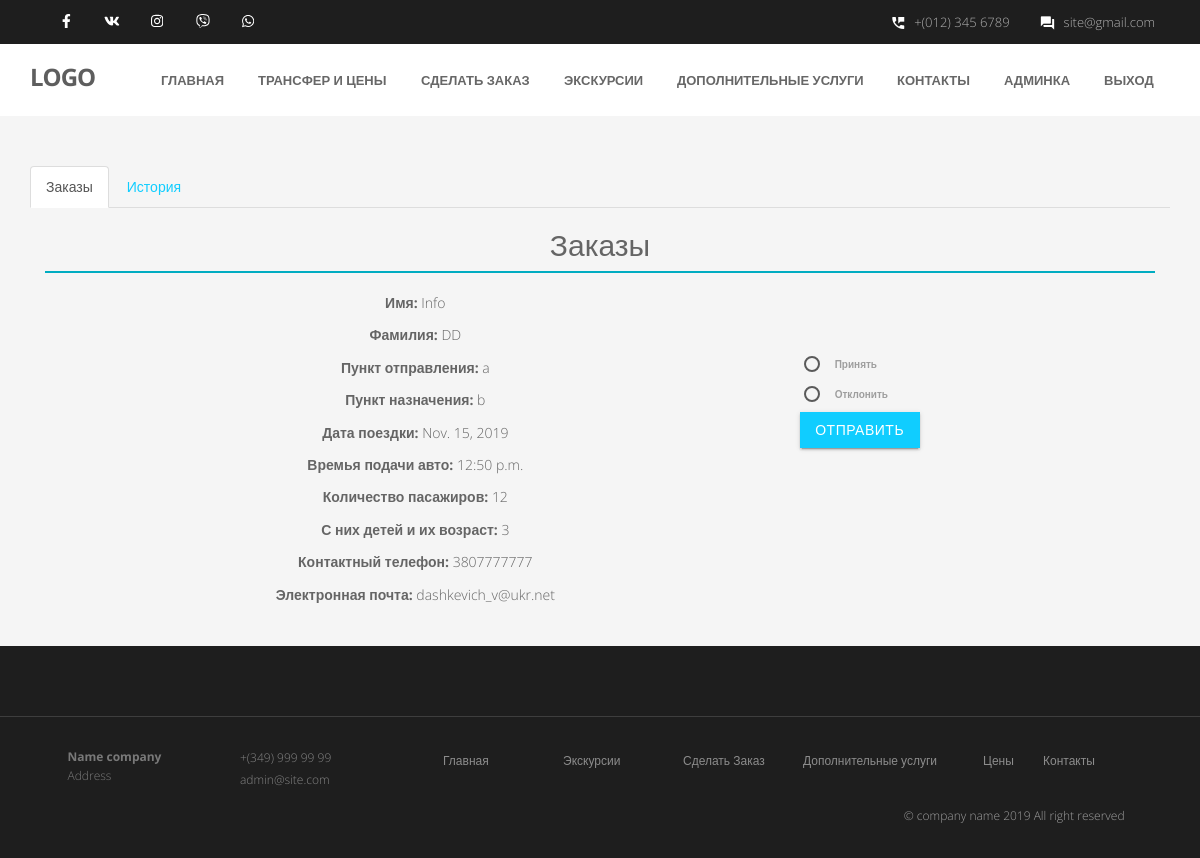
/profile/ (signed in), run on the app's committed database.
### apps/orders/models.py (models this page shows, shortened)
class Order(models.Model):
    name = models.CharField(max_length=50)
    otkuda = models.ForeignKey(Start,blank=True,on_delete=models.CASCADE,null=True)
    kuda = models.ForeignKey(Finish,blank=True ,on_delete=models.CASCADE,null=True)
    lastname = models.CharField(max_length=50)
    data = models.DateField()
    hours = models.TimeField(blank=True, null=True)
    kolichestvo = models.ForeignKey(Kolichestvo,blank=True,on_delete=models.CASCADE, null=True)
    detey = models.CharField(max_length=100,blank=True,null=True)
    email = models.EmailField()
    phone = models.CharField(max_length=15)
    end = models.BooleanField(default=False)
    description = models.TextField(blank=True)
    flag = models.CharField(max_length=20,null=True,blank=True)

class Start(models.Model):
    name = models.CharField(max_length=100)
    def __str__(self):
        return self.name

class Finish(models.Model):
    name = models.CharField(max_length=100)
    def __str__(self):
        return self.name

class Kolichestvo(models.Model):
    kolichestvo = models.CharField(max_length=10)
    def __str__(self):
        return self.kolichestvo

### apps/profile/views.py (the view, shortened to what this page needs)
# urls.py: path('',ProfileView.as_view(),name='profile'),
class ProfileView(ListView):
    template_name = 'profile.html'
    model = Order
    def get_queryset(self):
        pass
    def get_context_data(self, **kwargs):
        context = super().get_context_data(**kwargs)
        context['OrderFalse'] = Order.objects.filter(end=False).order_by('-id')
        context['OrderTrue'] = Order.objects.filter(end=True).order_by('-id')
        return context

### apps/profile/templates/profile.html (shortened to what this page needs)
{% extends 'base_admin.html' %}
{% load i18n %}
{% block content %}
{% if  user.is_superuser %}
    <section id="content">
        <div class="container">
            <div class="text-center">
            <ul class="nav nav-tabs">
  <li class="active"><a data-toggle="tab" href="#panel1">Заказы</a></li>
  <li><a data-toggle="tab" href="#panel2">История</a></li>
</ul>
<div class="tab-content">
  <div id="panel1" class="tab-pane fade in active">
    <p class="h2" >Заказы</p>
                    {% for object in OrderFalse %}
                        <div class="col-md-12" >
                            <div class="myborder">
                                <div class="col-md-8" style="margin-top: 20px;">
                                    <p><strong>Имя: </strong>{{ object.name }}</p>
                                    <p><strong>Фамилия: </strong>{{ object.lastname }}</p>
                                    <p><strong>Пункт отправления: </strong>{{ object.otkuda }}</p>
                                    <p><strong>Пункт назначения: </strong>{{ object.kuda }}</p>
                                    <p><strong>Дата поездки: </strong>{{ object.data }}</p>
                                    <p><strong>Времья подачи авто: </strong>{{ object.hours }}</p>
                                    <p><strong>Количество пасажиров: </strong>{{ object.kolichestvo }}</p>
                                    <p><strong>С них детей и их возраст: </strong>{{ object.detey }}</p>
                                    <p><strong>Контактный телефон: </strong>{{ object.phone }}</p>
                                    <p> <strong>Электронная почта: </strong>{{ object.email }}</p>
                                </div>
                                <div class="col-md-1" style="padding-top: 80px;">
                                    <form method="post">
                                        <div class="form-check">
                                      <label class="form-check-label" for="materialUnchecked{{ object.pk }}">Принять</label>
                                    </div>
                                    <div class="form-check">
                                      <label class="form-check-label" for="materialChecked{{ object.pk }}">Отклонить</label>
                                    </div>
                                    <div><button type="submit" class="btn btn-warning">Отправить</button></div>
                                    </form>
                                </div>
                            </div>
                        </div>
                    {% endfor %}
  </div>
</div>
                </div>
        </div>
    </section>
{% endif %}
{% endblock %}

### static/css/style.css (style rules this page uses)
body { font-family:'Open Sans', Arial, sans-serif; font-weight:300; line-height:1.6em; color:#656565; font-size: 1.4em; background: #f5f5f5; }
a { color: #10cdff; text-decoration: none; }
input, button, select, textarea { border-radius: 0px !important; }
#content { position:relative; padding:50px 0 0px 0; }
.btn { text-align: center;color: #FFFFFF;background: #10cdff;border-color: #10cdff;width: 120px;border-radius: 0; }
.myborder { border: #00acc1 solid 1px; }

### data on the page
Order: name "Info", lastname "DD", otkuda "a", kuda "b", data "Nov. 15, 2019", hours "12:50 p.m.", kolichestvo "12", detey "3", phone "3807777777", email "dashkevich_v@ukr.net"
